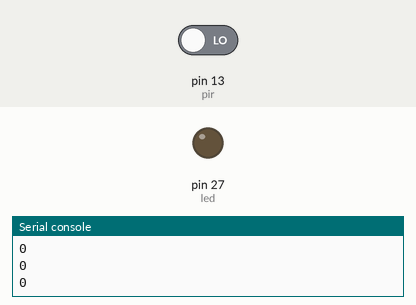
Recording of a program running on a simulated MicroPython board. Parts: output pins drawn as LEDs (lit = HIGH), the last lines printed to the serial console. Inputs (shaded band) come from the test bench; at power-on: pin 13 (pir) LOW.

Above: at 1.2 s.
1.3 s: pin 13 (pir) driven HIGH
At 2.5 s:
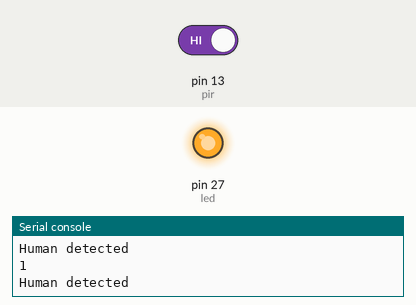
2.8 s: pin 13 (pir) driven LOW
At 4.0 s:
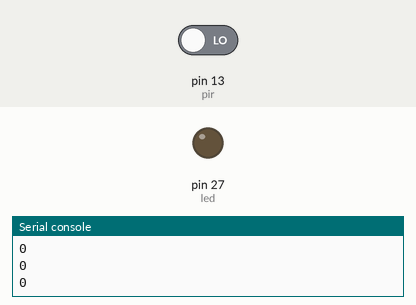
Timing chart, 0 to 5.8 s (numbered marks = the images above; inputs shaded):
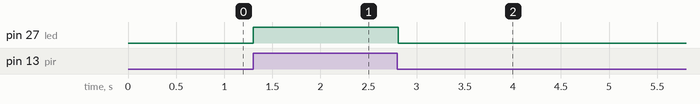

Measured:
- after the input at 1.3 s, pin 27 (led): LOW → HIGH at once
- after the input at 2.8 s, pin 27 (led): HIGH → LOW at once

The program:

bodySensor.py
```python
from machine import Pin
#from machine import PWM
from time import sleep

#적외선 측정
pir = Pin(13, Pin.IN)

led = Pin(27, Pin.OUT)


while True:
    if pir.value() == 1:
        print(pir.value())
        print('Human detected')
        led.on()
        sleep(0.1)
    else:
        print(pir.value())
        led.off()
        sleep(0.1)
```
